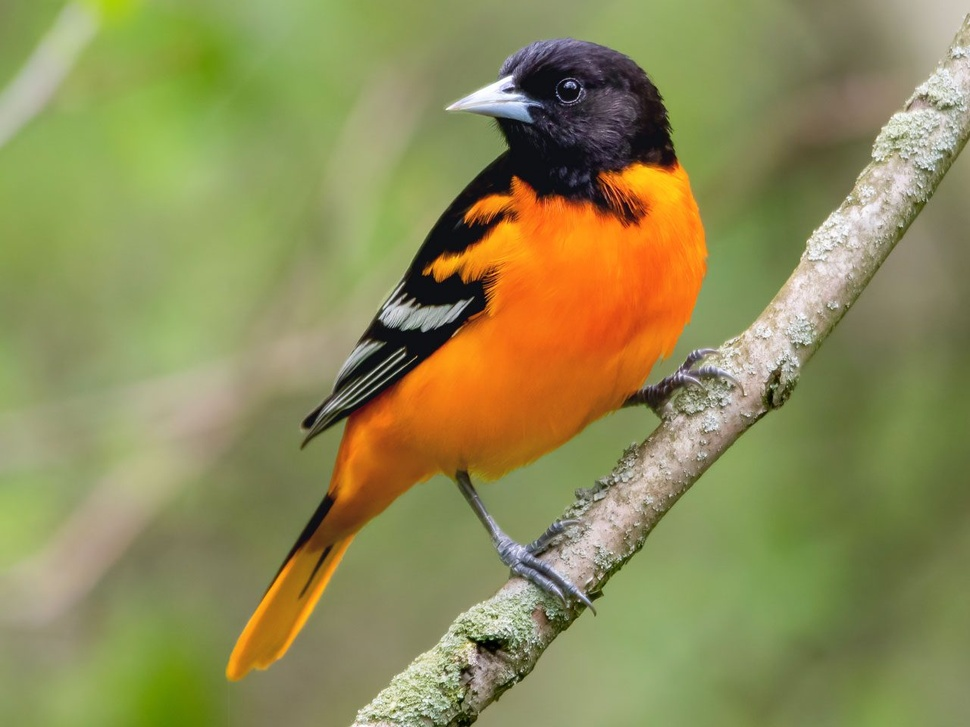
#> input picture 4A-LORIN-MP3/IMAGES/bird1.jpg, 970 x 727 px, shrunk from 1280 x 960 before the run, found by its file name
$ jupyter execute --allow-errors 4A_LORIN_MP3.ipynb   (shell and % lines are left out)
#> lines starting #> are read from the running program, lines starting #| are printed output that depends on the picture
<a href="https://colab.research.google.com/github/Milleys/CSST106-CS4A-LORIN/blob/main/4A_LORIN_MP3.ipynb" target="_parent"></a>

# Imports

[cell 1]


%cd opencv/build

# Step 1: Load Images

[cell 2]
import cv2
import matplotlib.pyplot as plt

# Step 2: Extract Keypoints and Descriptors Using SIFT, SURF, and ORB

[cell 3]
# Load two images
image1 = cv2.imread('/content/bird1.jpg', 0)  # Replace with your actual image paths
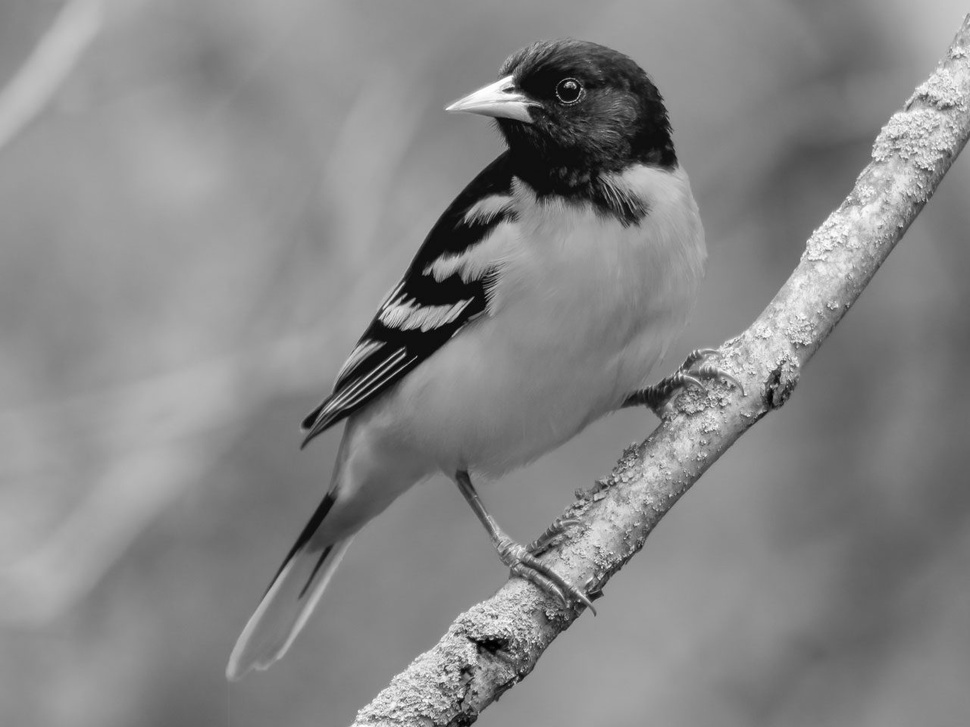
#> image1: shape (727, 970); min 0, max 255, mean 134.6
image2 = cv2.imread('/content/bird2.jpg', 0)
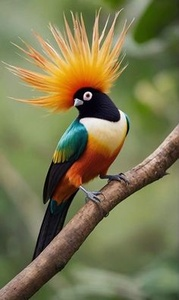
#> input picture 4A-LORIN-MP3/IMAGES/bird2.jpg, 179 x 300 px, shrunk from 236 x 396 before the run, found by its file name
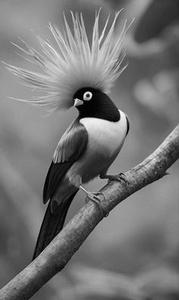
#> image2: shape (300, 179); min 0, max 255, mean 116.4

# Step 3: Feature Matching with Brute-Force and FLANN

[cell 4]
# Initialize SIFT
sift = cv2.SIFT_create()
keypoints1_sift, descriptors1_sift = sift.detectAndCompute(image1, None)
#> keypoints1_sift = 1598 keypoints; strongest (x, y, size): (509, 90, 4.3), (404, 355, 2.2), (443, 267, 14.4), (568, 84, 3.3)
keypoints2_sift, descriptors2_sift = sift.detectAndCompute(image2, None)
#> keypoints2_sift = 145 keypoints; strongest (x, y, size): (88, 95, 2.1), (91, 94, 2.1), (93, 125, 11.9), (77, 101, 3.8)

# Visualize SIFT keypoints
sift_keypoints_image = cv2.drawKeypoints(image1, keypoints1_sift, None)
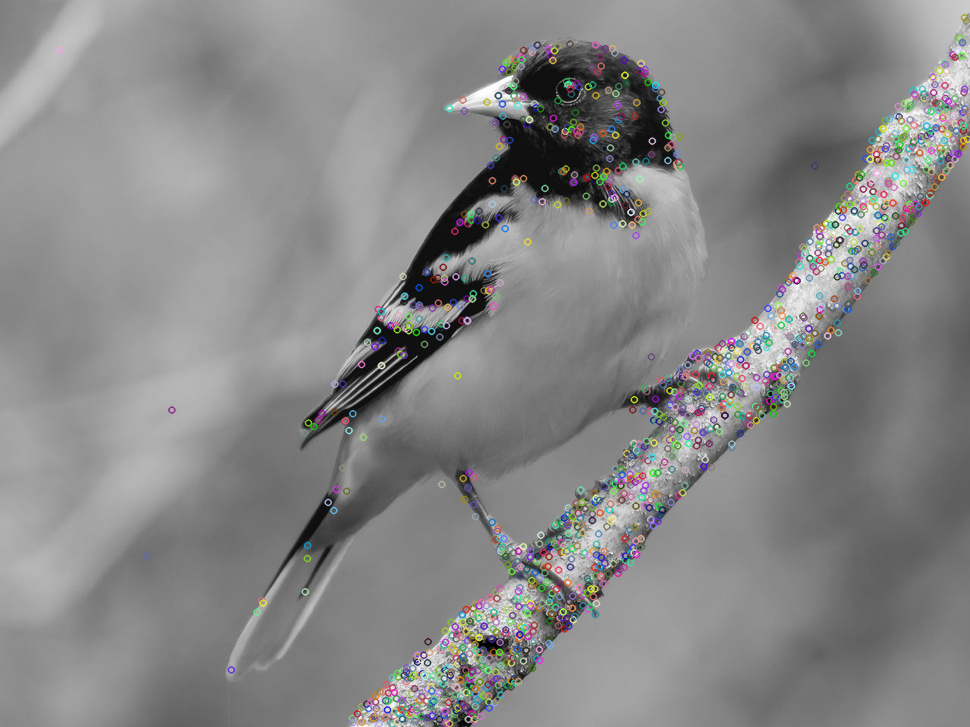
#> sift_keypoints_image: shape (727, 970, 3); mean of channels 0, 1, 2 134.2, 134.3, 134.4; drawn as B, G, R
plt.imshow(cv2.cvtColor(sift_keypoints_image, cv2.COLOR_BGR2RGB))
plt.title('SIFT Keypoints')
plt.show()

# Initialize SURF (requires OpenCV contrib package)
#> (the rest of this cell did not finish here and is left out)

[cell 5]
# Brute-Force Matcher for SIFT
bf = cv2.BFMatcher(cv2.NORM_L2, crossCheck=True)
matches_sift_bf = bf.match(descriptors1_sift, descriptors2_sift)
#> matches_sift_bf = 101 matches
matches_sift_bf = sorted(matches_sift_bf, key=lambda x: x.distance)

# Visualize Brute-Force SIFT matches
sift_bf_img = cv2.drawMatches(image1, keypoints1_sift, image2, keypoints2_sift, matches_sift_bf[:10], None)
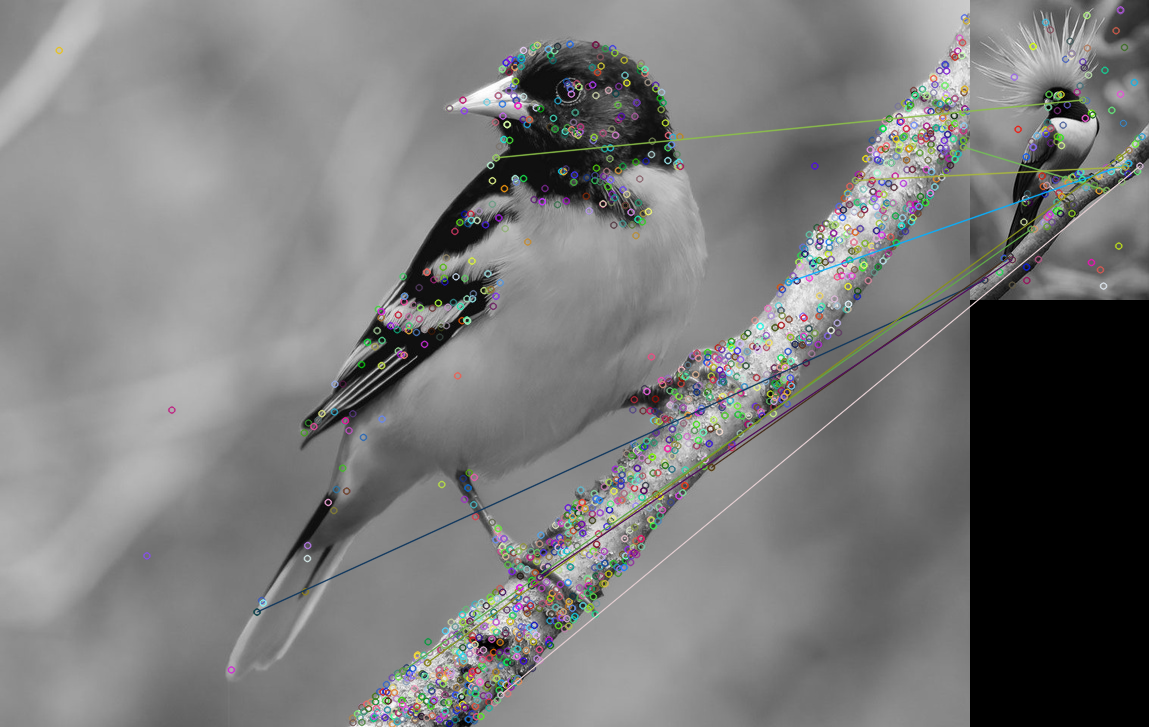
#> sift_bf_img: shape (727, 1149, 3); mean of channels 0, 1, 2 120.7, 121, 120.7; drawn as B, G, R
plt.imshow(cv2.cvtColor(sift_bf_img, cv2.COLOR_BGR2RGB))
plt.title('SIFT BF Matches')
plt.show()

# FLANN Matcher for SIFT
flann_index_kdtree = 1
index_params = dict(algorithm=flann_index_kdtree, trees=5)
search_params = dict(checks=50)  # or pass empty dictionary

flann = cv2.FlannBasedMatcher(index_params, search_params)
matches_sift_flann = flann.knnMatch(descriptors1_sift, descriptors2_sift, k=2)
#> matches_sift_flann = 1598 matches

# Visualize FLANN matches
sift_flann_img = cv2.drawMatchesKnn(image1, keypoints1_sift, image2, keypoints2_sift, matches_sift_flann[:10], None, flags=cv2.DrawMatchesFlags_NOT_DRAW_SINGLE_POINTS)
plt.imshow(cv2.cvtColor(sift_flann_img, cv2.COLOR_BGR2RGB))
plt.title('SIFT FLANN Matches')
plt.show()

# Drawing matches
sift_bf_img = cv2.drawMatches(image1, keypoints1_sift, image2, keypoints2_sift, matches_sift_bf[:10], None)
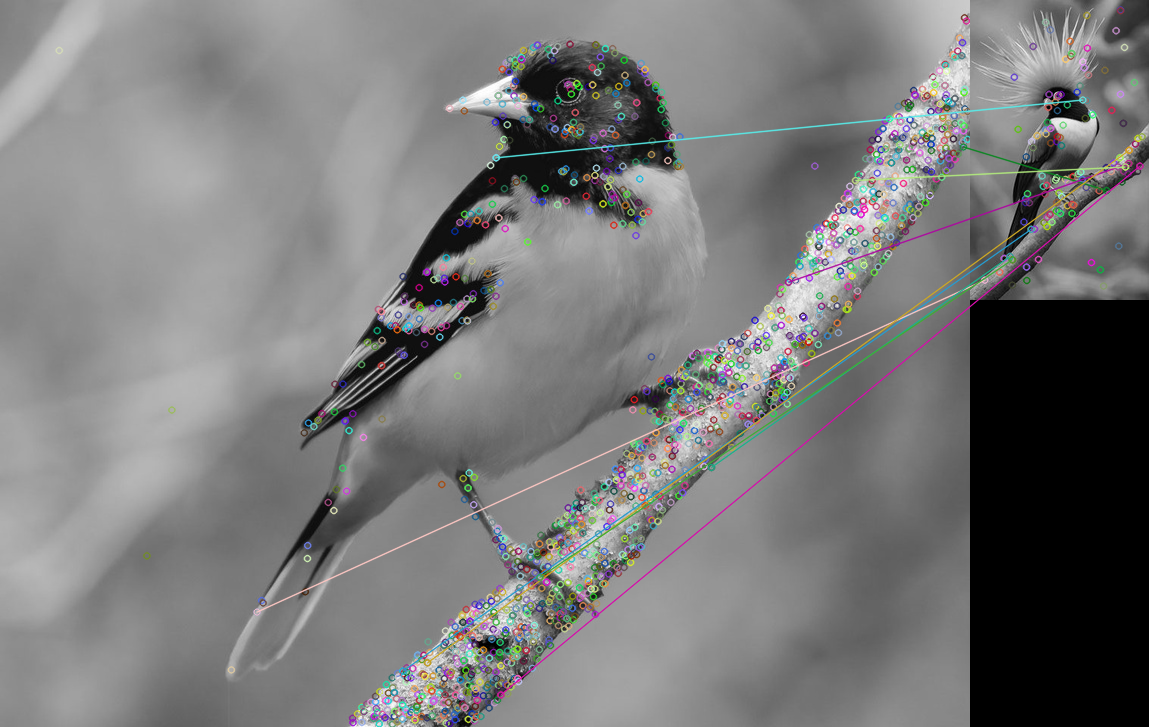
#> sift_bf_img: shape (727, 1149, 3); mean of channels 0, 1, 2 121.2, 121.2, 121.1; drawn as B, G, R
cv2.imwrite('sift_bf_match.jpg', sift_bf_img)

sift_flann_img = cv2.drawMatchesKnn(image1, keypoints1_sift, image2, keypoints2_sift, matches_sift_flann[:10], None, flags=cv2.DrawMatchesFlags_NOT_DRAW_SINGLE_POINTS)
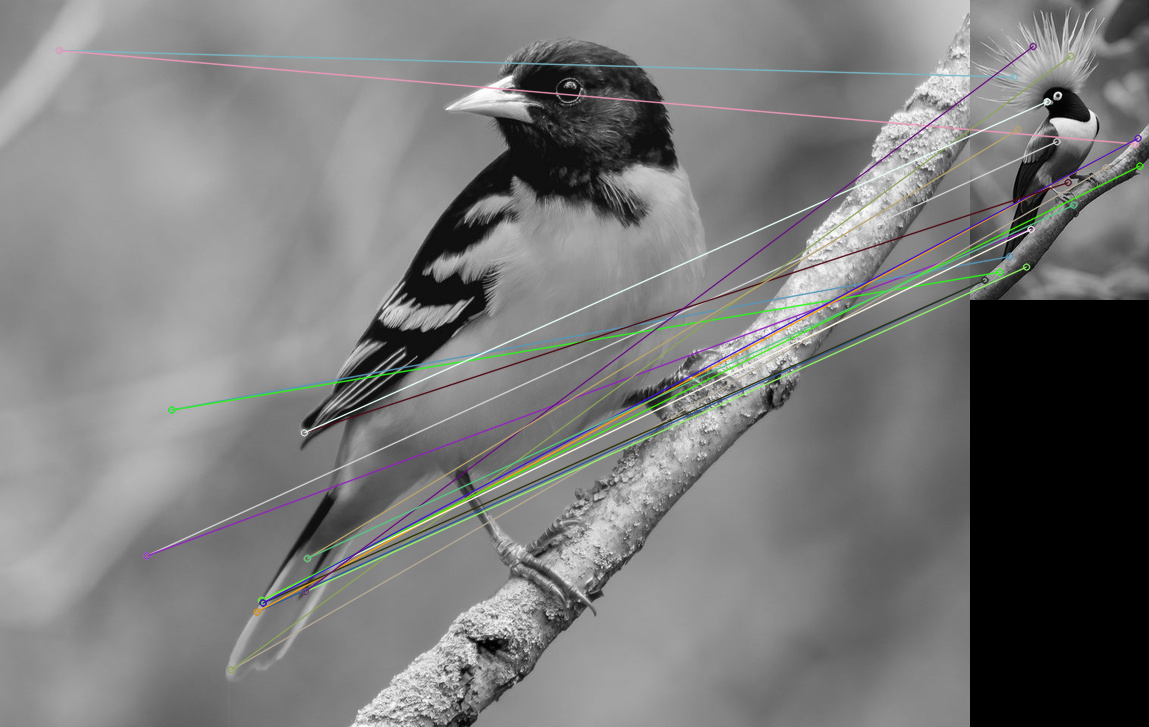
#> sift_flann_img: shape (727, 1149, 3); mean of channels 0, 1, 2 121.2, 121.7, 121.3; drawn as B, G, R
cv2.imwrite('sift_flann_match.jpg', sift_flann_img)
#> Out = True

# Step 4: Image Alignment Using Homography

[cell 6]
import numpy as np

# Use the matched keypoints to compute the homography matrix
src_pts = np.float32([keypoints1_sift[m.queryIdx].pt for m in matches_sift_bf]).reshape(-1, 1, 2)
#> src_pts = 101 rows, first 8: [495.7, 157.3], [402.4, 670.5], [962.9, 146.5], [256.5, 611.6], [500.4, 694.4], [711, 467], [788, 281.8], [427, 662.3]
dst_pts = np.float32([keypoints2_sift[m.trainIdx].pt for m in matches_sift_bf]).reshape(-1, 1, 2)
#> dst_pts = 101 rows, first 8: [112.4, 99.47], [60.67, 228.8], [136.1, 190], [14.29, 279.7], [169.4, 165.6], [39.53, 256], [158.1, 163], [158.6, 149.8]

# Compute the homography matrix
H, mask = cv2.findHomography(src_pts, dst_pts, cv2.RANSAC, 5.0)
#> H = [[-0.166, 0.0193, 75.23], [-0.208, -0.0214, 104], [-0.00214, 0.000131, 1]]; mask = 101 values, max 1 at index 9, min 0 at index 0, mean 0.0792

# Warp image1 to align with image2
aligned_image = cv2.warpPerspective(image1, H, (image2.shape[1], image2.shape[0]))
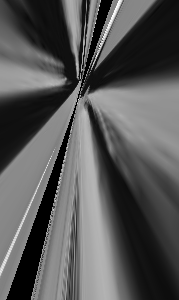
#> aligned_image: shape (300, 179); min 0, max 254, mean 87
cv2.imwrite('aligned_image.jpg', aligned_image)

# Visualize aligned image
plt.imshow(cv2.cvtColor(aligned_image, cv2.COLOR_BGR2RGB))
plt.title('Aligned Image')
plt.show()
